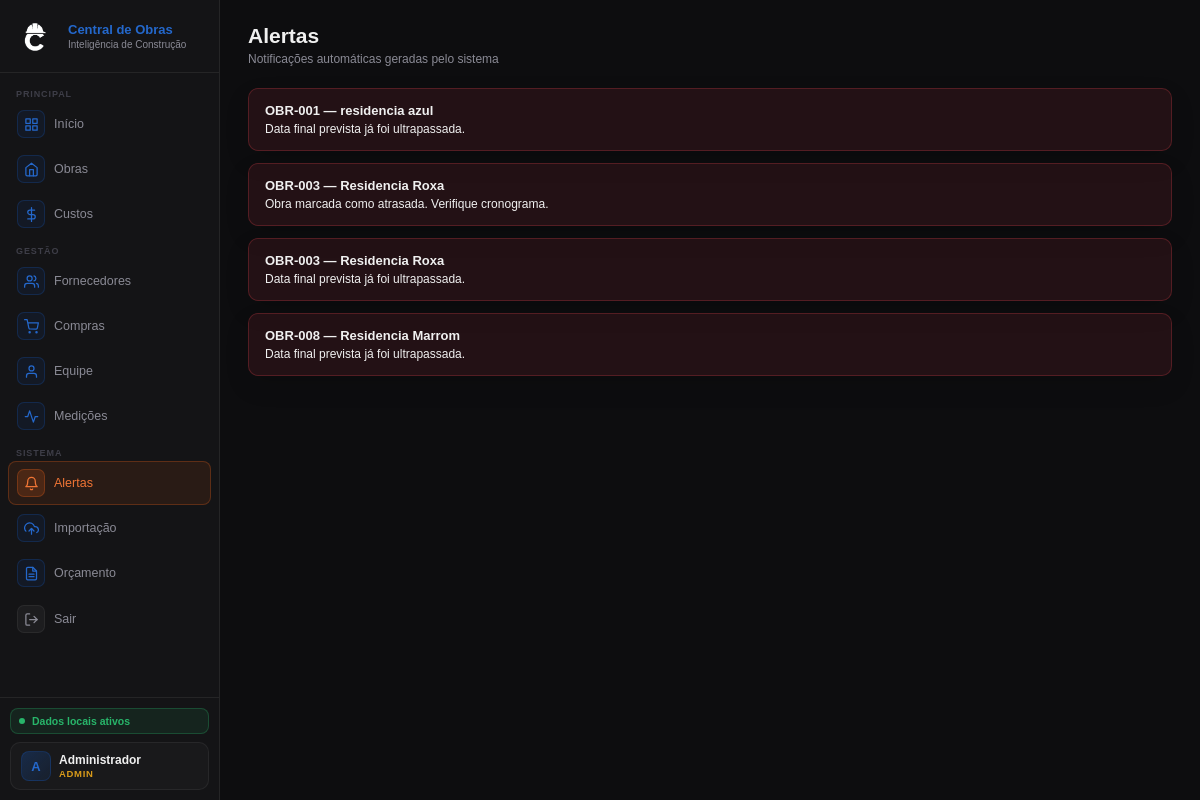
The app's page /alertas (signed in) with its own data.
### tables this page shows
CREATE TABLE obras (
    id INTEGER PRIMARY KEY AUTOINCREMENT,
    codigo TEXT NOT NULL UNIQUE,
    nome TEXT NOT NULL,
    endereco TEXT,
    tipologia TEXT,
    area_m2 REAL,
    data_inicio TEXT,
    data_fim_prevista TEXT,
    orcamento REAL DEFAULT 0,
    receita_total REAL DEFAULT 0,
    progresso_percentual REAL DEFAULT 0,
    status TEXT NOT NULL DEFAULT 'planejamento',
    criado_em TIMESTAMP DEFAULT CURRENT_TIMESTAMP
, tipo_obra TEXT NOT NULL DEFAULT 'contrato');

### routes/dashboard_routes.py (the view)
@dashboard_bp.route("/alertas")
def alertas():
    if not usuario_logado() or not eh_leitura():
        return redirect(url_for("auth_bp.login"))
    lista_alertas = calcular_alertas()
    return render_template("alertas.html", alertas=lista_alertas)

### app.py (called while the page is built)
@app.context_processor
def inject_helpers():
    return dict(
        formatar_moeda=formatar_moeda,
        calcular_media_fornecedor=calcular_media_fornecedor,
        formatar_tipo_obra=formatar_tipo_obra,
        eh_admin=eh_admin,
        eh_gestor=eh_gestor,
        eh_leitura=eh_leitura,
        usuario_perfil=usuario_perfil,
    )

### auth.py (called while the page is built)
def usuario_logado():
    return "usuario_id" in session

def usuario_perfil():
    return session.get("usuario_perfil", "")

def eh_leitura():
    return usuario_perfil() in ["admin", "gestor", "leitura"]

### database.py (called while the page is built)
def get_connection():
    conn = sqlite3.connect(DB_PATH)
    conn.row_factory = sqlite3.Row
    return conn

def query_all(sql, params=()):
    conn = get_connection()
    cursor = conn.execute(sql, params)
    rows = cursor.fetchall()
    conn.close()
    return rows

def query_one(sql, params=()):
    conn = get_connection()
    cursor = conn.execute(sql, params)
    row = cursor.fetchone()
    conn.close()
    return row

### templates/alertas.html (shortened to what this page needs)
{% extends "base.html" %}
{% block content %}
<div class="hdr">
    <div>
        <h1>Alertas</h1>
        <p>Notificações automáticas geradas pelo sistema</p>
    </div>
</div>
{% if alertas and alertas|length > 0 %}
    {% for alerta in alertas %}
    <div class="alert-card {{ alerta.tipo }}">
        <div class="alert-title">{{ alerta.codigo }} — {{ alerta.nome }}</div>
        <div class="alert-text">{{ alerta.mensagem }}</div>
    </div>
    {% endfor %}
{% endif %}
{% endblock %}

### records on screen
obras: codigo "OBR-001", nome "residencia azul", mensagem "Data final prevista já foi ultrapassada."
obras: codigo "OBR-003", nome "Residencia Roxa", mensagem "Obra marcada como atrasada. Verifique cronograma.", mensagem "Data final prevista já foi ultrapassada."
obras: codigo "OBR-008", nome "Residencia Marrom", mensagem "Data final prevista já foi ultrapassada."

### other values on screen
{{ session.get('usuario_nome', 'U')[0] | upper }} "A"
{{ session.get('usuario_nome', 'Usuário') }} "Administrador"
{{ usuario_perfil() or 'sem perfil' }} "ADMIN"
